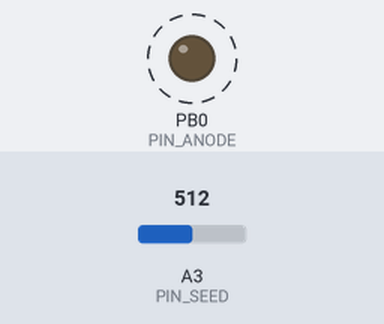
Simulated run of this sketch. Board: ATtiny85, built with avr-gcc and run on an emulated ATtiny85. Shown: output pins drawn as LEDs (lit = HIGH). Dashed ring = blinking. The test bench sets the inputs (shaded band); at power-on: A3 (PIN_SEED) = 512. Pins used as bus, display or sensor lines are not drawn.

Above: at 0.7 s.
Timing chart, 0 to 3.4 s (numbered marks = the images above):
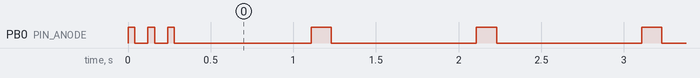

The sketch:

lampyris.ino
```cpp
/*
 * lampyris - one firefly.
 *
 * Flash a few of these near each other in a dark room and within a
 * handful of cycles they blink as one. No radio, no shared clock, no leader.
 *
 * Wiring (default: the LED is both lantern and eye)
 *
 *     PIN_ANODE  ---[ 220R ]---|>|---  PIN_CATHODE
 *                             LED
 *
 *   Shine:  anode HIGH, cathode LOW.
 *   See:    reverse-bias the LED to charge its junction capacitance, float
 *           the cathode, and time how long photocurrent takes to drain it.
 *           More light = faster discharge. (Dietz, Yerazunis & Leigh,
 *           "Very Low-Cost Sensing and Communication Using Bidirectional
 *           LEDs", MERL TR2003-35.)
 *
 * Alternative: define LAMPYRIS_SENSE_ANALOG and put a phototransistor or LDR
 * divider on PIN_SENSE. Easier to tune, one more part.
 *
 * CI builds this for Uno, Nano, Leonardo and Raspberry Pi Pico. Only portable
 * Arduino calls are used; ATtiny85 pins are pre-defined below.
 */

#include "src/firefly.h"

/* ------------------------------------------------------------ config -- */

#define SPECIES          LP_SPECIES_DEMO   /* or LP_SPECIES_PTEROPTYX / LP_SPECIES_CAROLINUS */
#define SAMPLE_MS        4                 /* control loop period            */

#if defined(__AVR_ATtiny85__)
#define PIN_ANODE        0
#define PIN_CATHODE      1
#define PIN_SENSE        A1
#define PIN_SEED         A3
#elif defined(ARDUINO_ARCH_RP2040)
#define PIN_ANODE        2
#define PIN_CATHODE      3
#define PIN_SENSE        A0
#define PIN_SEED         A2                /* leave GP28 unconnected        */
#else
#define PIN_ANODE        2
#define PIN_CATHODE      3
#define PIN_SENSE        A0
#define PIN_SEED         A5
#endif

/* LED-as-sensor tuning: give up on a discharge after this long, and the
 * constant that turns discharge time into a brightness reading. */
#define SENSE_TIMEOUT_US 3000UL
#define SENSE_SCALE      2000000UL

/* #define LAMPYRIS_SENSE_ANALOG */
/* #define LAMPYRIS_DEBUG */

/* ---------------------------------------------------------------------- */

static lp_firefly_t me;

static void ledOn(void)
{
    pinMode(PIN_ANODE, OUTPUT);
    pinMode(PIN_CATHODE, OUTPUT);
    digitalWrite(PIN_CATHODE, LOW);
    digitalWrite(PIN_ANODE, HIGH);
}

static void ledOff(void)
{
    pinMode(PIN_ANODE, OUTPUT);
    pinMode(PIN_CATHODE, OUTPUT);
    digitalWrite(PIN_ANODE, LOW);
    digitalWrite(PIN_CATHODE, LOW);
}

static uint16_t senseLight(void)
{
#ifdef LAMPYRIS_SENSE_ANALOG
    return (uint16_t)analogRead(PIN_SENSE) << 6;
#else
    uint32_t t0, dt;

    /* Reverse bias: charge the junction. */
    pinMode(PIN_ANODE, OUTPUT);
    pinMode(PIN_CATHODE, OUTPUT);
    digitalWrite(PIN_ANODE, LOW);
    digitalWrite(PIN_CATHODE, HIGH);
    delayMicroseconds(20);

    /* Float the cathode (no pull-up) and time the photocurrent discharge. */
    pinMode(PIN_CATHODE, INPUT);
    t0 = micros();
    do {
        dt = micros() - t0;
    } while (digitalRead(PIN_CATHODE) == HIGH && dt < SENSE_TIMEOUT_US);

    ledOff();
    dt = SENSE_SCALE / (dt + 1);
    return (uint16_t)(dt > 65535UL ? 65535UL : dt);
#endif
}

static uint32_t gatherSeed(void)
{
    uint32_t s = 0;
    uint8_t i;

    /* Floating-pin noise plus sensor timing jitter. Every node must start at
     * a different phase or there is nothing to watch. */
    for (i = 0; i < 32; i++) {
        s = (s << 3) ^ (s >> 29) ^ (uint32_t)analogRead(PIN_SEED) ^ micros();
        s ^= senseLight();
        delayMicroseconds(97 + (s & 63));
    }
    return s;
}

void setup(void)
{
    uint8_t i;

#ifdef LAMPYRIS_DEBUG
    Serial.begin(115200);
#endif
    ledOff();
    for (i = 0; i < 3; i++) {   /* hello */
        ledOn();
        delay(40);
        ledOff();
        delay(80);
    }
    lp_ff_init(&me, &SPECIES, gatherSeed(), SAMPLE_MS);
}

void loop(void)
{
    static uint32_t next;
    static uint32_t lastFires;
    uint32_t now = millis();
    uint16_t light = 0;
    bool led;

    if ((int32_t)(now - next) < 0)
        return;
    next = now + SAMPLE_MS;

    if (lp_ff_wants_sample(&me, now))
        light = senseLight();
    led = lp_ff_step(&me, now, light);
    if (led)
        ledOn();
    else
        ledOff();

#ifdef LAMPYRIS_DEBUG
    if (me.fires != lastFires) {
        lastFires = me.fires;
        Serial.print(F("fire t="));
        Serial.print(now);
        Serial.print(F(" period="));
        Serial.print(lp_osc_period_ms(&me.osc));
        Serial.print(F(" ambient="));
        Serial.print(lp_det_baseline(&me.det));
        Serial.print(F(" heard="));
        Serial.print(me.heard);
        Serial.print(F(" absorbed="));
        Serial.println(me.absorbed);
    }
#else
    (void)lastFires;
#endif
}
```

detector.c
```cpp
#include "detector.h"

void lp_det_init(lp_det_t *d, uint16_t min_delta, uint8_t rel_shift,
                 uint8_t tau_shift, uint8_t fast_shift)
{
    d->base_q4 = 0;
    d->level_q4 = 0;
    d->min_delta = min_delta;
    d->rel_shift = rel_shift;
    d->tau_shift = tau_shift;
    d->fast_shift = fast_shift;
    d->armed = true;
    d->primed = false;
}

static void ema(uint32_t *acc, uint32_t xq, uint8_t shift)
{
    if (xq > *acc)
        *acc += (xq - *acc) >> shift;
    else
        *acc -= (*acc - xq) >> shift;
}

bool lp_det_feed(lp_det_t *d, uint16_t sample)
{
    uint32_t xq = (uint32_t)sample << 4;
    uint32_t level, thr;
    bool onset = false;

    if (!d->primed) {
        d->base_q4 = xq;
        d->level_q4 = xq;
        d->primed = true;
        return false;
    }

    level = d->level_q4 >> 4;
    thr = (d->base_q4 >> 4) >> d->rel_shift;
    if (thr < d->min_delta)
        thr = d->min_delta;

    if (d->armed && sample > level + thr) {
        d->armed = false;
        onset = true;
    } else if (!d->armed && sample < level + thr / 2) {
        /* The level has caught up with the new brightness: ready for the
         * next flash, even if this one is still glowing. */
        d->armed = true;
    }

    ema(&d->level_q4, xq, d->fast_shift);
    ema(&d->base_q4, xq, d->tau_shift);
    return onset;
}
```

detector.h
```cpp
/*
 * Flash detector: turns a raw light reading into "a neighbour just flashed"
 * events.
 *
 * It is an onset (edge) detector, not a level detector: it fires when the
 * light jumps above its own recent level.  A level detector goes deaf in a
 * busy swarm, where some neighbour is almost always glowing; an onset
 * detector still catches each new flash stacked on top of the others.
 * A slow ambient baseline scales the threshold so the same node works at
 * dusk, under a porch light, or in a dark room.
 */
#ifndef LAMPYRIS_DETECTOR_H
#define LAMPYRIS_DETECTOR_H

#include <stdint.h>
#include <stdbool.h>

#ifdef __cplusplus
extern "C" {
#endif

typedef struct {
    uint32_t base_q4;     /* slow ambient baseline, 1/16 counts           */
    uint32_t level_q4;    /* fast-following recent level, 1/16 counts     */
    uint16_t min_delta;   /* absolute threshold floor                     */
    uint8_t  rel_shift;   /* relative threshold = baseline >> rel_shift   */
    uint8_t  tau_shift;   /* baseline time constant = 2^tau_shift samples */
    uint8_t  fast_shift;  /* level time constant = 2^fast_shift samples   */
    bool     armed;
    bool     primed;
} lp_det_t;

void lp_det_init(lp_det_t *d, uint16_t min_delta, uint8_t rel_shift,
                 uint8_t tau_shift, uint8_t fast_shift);

/* Feed one sample. Returns true on the onset of a flash. */
bool lp_det_feed(lp_det_t *d, uint16_t sample);

static inline uint16_t lp_det_baseline(const lp_det_t *d) { return (uint16_t)(d->base_q4 >> 4); }

#ifdef __cplusplus
}
#endif

#endif
```

firefly.c
```cpp
#include "firefly.h"

#define LP_BLIND_GUARD_MS   25u   /* LED-as-sensor needs a moment to recover */
#define LP_DET_MIN_DELTA    40u
#define LP_DET_REL_SHIFT    2u    /* flash must beat ambient by 25%          */
#define LP_DET_TAU_MS       2048u /* ambient baseline time constant       */
#define LP_DET_FAST_MS      8u    /* recent-level time constant           */

static uint8_t shift_for(uint32_t tau_ms, uint16_t sample_ms)
{
    uint8_t s = 0;

    while (((uint32_t)sample_ms << (s + 1)) <= tau_ms && s < 15)
        s++;
    return s;
}

uint32_t lp_rng_next(uint32_t *state)
{
    uint32_t x = *state ? *state : 0x9E3779B9u;

    x ^= x << 13;
    x ^= x >> 17;
    x ^= x << 5;
    *state = x;
    return x;
}

void lp_ff_init(lp_firefly_t *f, const lp_species_t *sp, uint32_t seed,
                uint16_t sample_ms)
{
    if (sample_ms == 0)
        sample_ms = 1;

    f->sp = sp;
    lp_osc_init(&f->osc, sp->period_ms, sp->refractory_ms, sp->coupling_q8,
                sp->epsilon_q8, sp->adapt_shift, sp->adapt_range_pct);
    lp_osc_set_phase(&f->osc, lp_rng_next(&seed) % LP_PHASE_FULL);
    lp_det_init(&f->det, LP_DET_MIN_DELTA, LP_DET_REL_SHIFT,
                shift_for(LP_DET_TAU_MS, sample_ms),
                shift_for(LP_DET_FAST_MS, sample_ms));
    f->now = 0;
    f->fire_at = 0;
    f->led_off_at = 0;
    f->fires = 0;
    f->heard = 0;
    f->absorbed = 0;
    f->blind_ms = LP_BLIND_GUARD_MS;
    f->led = false;
    f->fired_once = false;
    f->started = false;
}

static void fire(lp_firefly_t *f)
{
    f->fire_at = f->now;
    f->fired_once = true;
    f->fires++;
}

bool lp_ff_wants_sample(const lp_firefly_t *f, uint32_t now_ms)
{
    return !f->led && (uint32_t)(now_ms - f->led_off_at) >= f->blind_ms;
}

bool lp_ff_step(lp_firefly_t *f, uint32_t now_ms, uint16_t light)
{
    uint32_t dt = f->started ? (uint32_t)(now_ms - f->now) : 0;
    bool led;

    f->now = now_ms;
    f->started = true;

    if (lp_osc_tick(&f->osc, dt))
        fire(f);

    if (lp_ff_wants_sample(f, now_ms) && lp_det_feed(&f->det, light)) {
        f->heard++;
        if (lp_osc_pulse(&f->osc)) {
            f->absorbed++;
            fire(f);
        }
    }

    led = f->fired_once &&
          lp_pattern_led(&f->sp->pattern, (uint32_t)(now_ms - f->fire_at));
    if (f->led && !led)
        f->led_off_at = now_ms;
    f->led = led;
    return led;
}
```

firefly.h
```cpp
/*
 * One firefly: oscillator + eye + lantern.
 *
 *   light sample --> detector --> oscillator --> flash pattern --> LED
 *                       ^                                      |
 *                       +------- blinded while we glow --------+
 *
 * The node is fully described by this struct (~60 bytes), so an ATtiny85
 * with 512 B of RAM has room to spare.
 */
#ifndef LAMPYRIS_FIREFLY_H
#define LAMPYRIS_FIREFLY_H

#include <stdint.h>
#include <stdbool.h>

#include "detector.h"
#include "oscillator.h"
#include "species.h"

#ifdef __cplusplus
extern "C" {
#endif

typedef struct {
    lp_osc_t            osc;
    lp_det_t            det;
    const lp_species_t *sp;
    uint32_t            now;
    uint32_t            fire_at;
    uint32_t            led_off_at;
    uint32_t            fires;
    uint32_t            heard;      /* flashes detected                  */
    uint32_t            absorbed;   /* times a flash made us fire early   */
    uint16_t            blind_ms;   /* stay deaf this long after glowing */
    bool                led;
    bool                fired_once;
    bool                started;
} lp_firefly_t;

/* sample_ms: how often lp_ff_step() is called (sets detector time scales).
 * seed: any per-node random value; picks the starting phase. */
void lp_ff_init(lp_firefly_t *f, const lp_species_t *sp, uint32_t seed,
                uint16_t sample_ms);

/* Is the eye open right now? Lets hardware skip a slow light measurement
 * (and with LED-as-sensor, the LED cannot see while it shines anyway). */
bool lp_ff_wants_sample(const lp_firefly_t *f, uint32_t now_ms);

/* Run one step. light is ignored while blind. Returns LED state. */
bool lp_ff_step(lp_firefly_t *f, uint32_t now_ms, uint16_t light);

static inline uint32_t lp_ff_phase(const lp_firefly_t *f) { return f->osc.phase; }

uint32_t lp_rng_next(uint32_t *state);

#ifdef __cplusplus
}
#endif

#endif
```

oscillator.c
```cpp
#include "oscillator.h"

static void recompute(lp_osc_t *o)
{
    uint32_t r;

    o->rate = (LP_PHASE_FULL << 4) / o->period_q4;
    r = o->rate * o->refractory_ms;
    o->refractory = r >= LP_PHASE_FULL ? LP_PHASE_FULL - 1 : r;
}

void lp_osc_init(lp_osc_t *o, uint16_t period_ms, uint16_t refractory_ms,
                 uint8_t coupling_q8, uint8_t epsilon_q8,
                 uint8_t adapt_shift, uint8_t adapt_range_pct)
{
    uint32_t span;

    if (period_ms < 20)
        period_ms = 20;
    o->phase = 0;
    o->period_q4 = (uint32_t)period_ms << 4;
    span = o->period_q4 / 100 * adapt_range_pct;
    o->period_min_q4 = o->period_q4 - span;
    o->period_max_q4 = o->period_q4 + span;
    o->period_nat_q4 = o->period_q4;
    o->refractory_ms = refractory_ms;
    o->coupling_q8 = coupling_q8;
    o->epsilon = (LP_PHASE_FULL >> 8) * epsilon_q8;
    o->adapt_shift = adapt_shift;
    recompute(o);
}

void lp_osc_set_phase(lp_osc_t *o, uint32_t phase)
{
    o->phase = phase % LP_PHASE_FULL;
}

/* Once per cycle, drift back toward the natural period.  Without this the
 * swarm ratchets: late pulses only ever speed nodes up, everyone ends up
 * pinned against their own (different) clamp, and the spread returns. */
static void relax(lp_osc_t *o)
{
    if (!o->adapt_shift || o->period_q4 == o->period_nat_q4)
        return;
    if (o->period_q4 > o->period_nat_q4)
        o->period_q4 -= (o->period_q4 - o->period_nat_q4 + 3) >> 2;
    else
        o->period_q4 += (o->period_nat_q4 - o->period_q4 + 3) >> 2;
    recompute(o);
}

bool lp_osc_tick(lp_osc_t *o, uint32_t dt_ms)
{
    uint32_t max_dt = 0x7FFFFFFFu / o->rate;
    uint32_t p;

    if (dt_ms > max_dt)
        dt_ms = max_dt;
    p = o->phase + dt_ms * o->rate;
    if (p >= LP_PHASE_FULL) {
        o->phase = p % LP_PHASE_FULL;
        relax(o);
        return true;
    }
    o->phase = p;
    return false;
}

bool lp_osc_pulse(lp_osc_t *o)
{
    uint32_t p;

    /* Right after our own flash we are deaf: this ignores the echo of our
     * own group and is what makes a synchronized group stable. */
    if (o->phase < o->refractory)
        return false;

    if (o->adapt_shift) {
        /* Pulse late in our cycle: the neighbour is ahead, so speed up.
         * Pulse early: the neighbour is behind, so slow down. */
        int32_t err = ((int32_t)o->phase - (int32_t)(LP_PHASE_FULL / 2)) / 4096;
        int32_t d = err * (int32_t)o->period_q4 / ((int32_t)1 << (10 + o->adapt_shift));
        int32_t np = (int32_t)o->period_q4 - d;

        if (np < (int32_t)o->period_min_q4)
            np = (int32_t)o->period_min_q4;
        if (np > (int32_t)o->period_max_q4)
            np = (int32_t)o->period_max_q4;
        if ((uint32_t)np != o->period_q4) {
            o->period_q4 = (uint32_t)np;
            recompute(o);
        }
    }

    p = o->phase + (o->phase >> 8) * o->coupling_q8 + o->epsilon;
    if (p >= LP_PHASE_FULL) {
        o->phase = 0;
        relax(o);
        return true;
    }
    o->phase = p;
    return false;
}
```

oscillator.h
```cpp
/*
 * Pulse-coupled oscillator (Mirollo-Strogatz style) with optional
 * Ermentrout-style frequency adaptation.  Integer-only, no allocation,
 * safe on 8-bit AVR.
 *
 * Phase runs 0 .. LP_PHASE_FULL.  When it reaches the top the oscillator
 * "fires".  When a neighbour's flash is seen, phase is pushed forward by a
 * multiplicative + additive kick; if the kick crosses the top, we fire on
 * the spot and are absorbed into the neighbour's group.
 */
#ifndef LAMPYRIS_OSCILLATOR_H
#define LAMPYRIS_OSCILLATOR_H

#include <stdint.h>
#include <stdbool.h>

#ifdef __cplusplus
extern "C" {
#endif

#define LP_PHASE_BITS 22
#define LP_PHASE_FULL ((uint32_t)1 << LP_PHASE_BITS)

typedef struct {
    uint32_t phase;         /* 0 .. LP_PHASE_FULL-1                        */
    uint32_t rate;          /* phase units per millisecond                 */
    uint32_t period_q4;     /* current period, 1/16 ms                     */
    uint32_t period_min_q4;
    uint32_t period_max_q4;
    uint32_t period_nat_q4; /* natural period; adaptation relaxes to it    */
    uint32_t refractory;    /* phase below which pulses are ignored        */
    uint32_t epsilon;       /* additive kick, phase units                  */
    uint16_t refractory_ms;
    uint8_t  coupling_q8;   /* multiplicative kick: phase *= 1 + c/256     */
    uint8_t  adapt_shift;   /* frequency adaptation gain 2^-shift, 0 = off */
} lp_osc_t;

void lp_osc_init(lp_osc_t *o, uint16_t period_ms, uint16_t refractory_ms,
                 uint8_t coupling_q8, uint8_t epsilon_q8,
                 uint8_t adapt_shift, uint8_t adapt_range_pct);

/* Advance by dt_ms. Returns true if the oscillator fired. */
bool lp_osc_tick(lp_osc_t *o, uint32_t dt_ms);

/* A neighbour flash was seen. Returns true if it made us fire now. */
bool lp_osc_pulse(lp_osc_t *o);

void lp_osc_set_phase(lp_osc_t *o, uint32_t phase);

static inline uint32_t lp_osc_period_ms(const lp_osc_t *o) { return o->period_q4 >> 4; }

#ifdef __cplusplus
}
#endif

#endif
```

species.c
```cpp
#include "species.h"

#include <string.h>

/*                                    name         period refr  c  eps adapt range  pattern        */
const lp_species_t LP_SPECIES_DEMO      = { "demo",      1000,  300, 64, 3, 0,  0, { 120, 1,   0 } };
const lp_species_t LP_SPECIES_PTEROPTYX = { "pteroptyx",  560,  170, 96, 3, 6, 15, {  90, 1,   0 } };
const lp_species_t LP_SPECIES_CAROLINUS = { "carolinus", 8000, 3200, 64, 2, 6, 10, {  90, 6, 450 } };

const lp_species_t *const lp_species_all[] = {
    &LP_SPECIES_DEMO,
    &LP_SPECIES_PTEROPTYX,
    &LP_SPECIES_CAROLINUS,
    0
};

const lp_species_t *lp_species_find(const char *name)
{
    int i;

    for (i = 0; lp_species_all[i]; i++)
        if (strcmp(lp_species_all[i]->name, name) == 0)
            return lp_species_all[i];
    return 0;
}

bool lp_pattern_led(const lp_pattern_t *p, uint32_t since_fire_ms)
{
    uint32_t slot;

    if (p->count == 0)
        return false;
    if (p->count == 1 || p->spacing_ms == 0)
        return since_fire_ms < p->flash_ms;
    slot = since_fire_ms / p->spacing_ms;
    if (slot >= p->count)
        return false;
    return since_fire_ms % p->spacing_ms < p->flash_ms;
}

uint32_t lp_pattern_length(const lp_pattern_t *p)
{
    if (p->count <= 1 || p->spacing_ms == 0)
        return p->flash_ms;
    return (uint32_t)(p->count - 1) * p->spacing_ms + p->flash_ms;
}
```

Source omitted: species.h (1631 bytes)

Measured:
- by itself, PB0 (PIN_ANODE): goes LOW 0.08 s, HIGH 0.04 s, LOW 0.08 s, HIGH 0.04 s, 129 × (LOW 0.83 s, HIGH 0.12 s), then LOW
